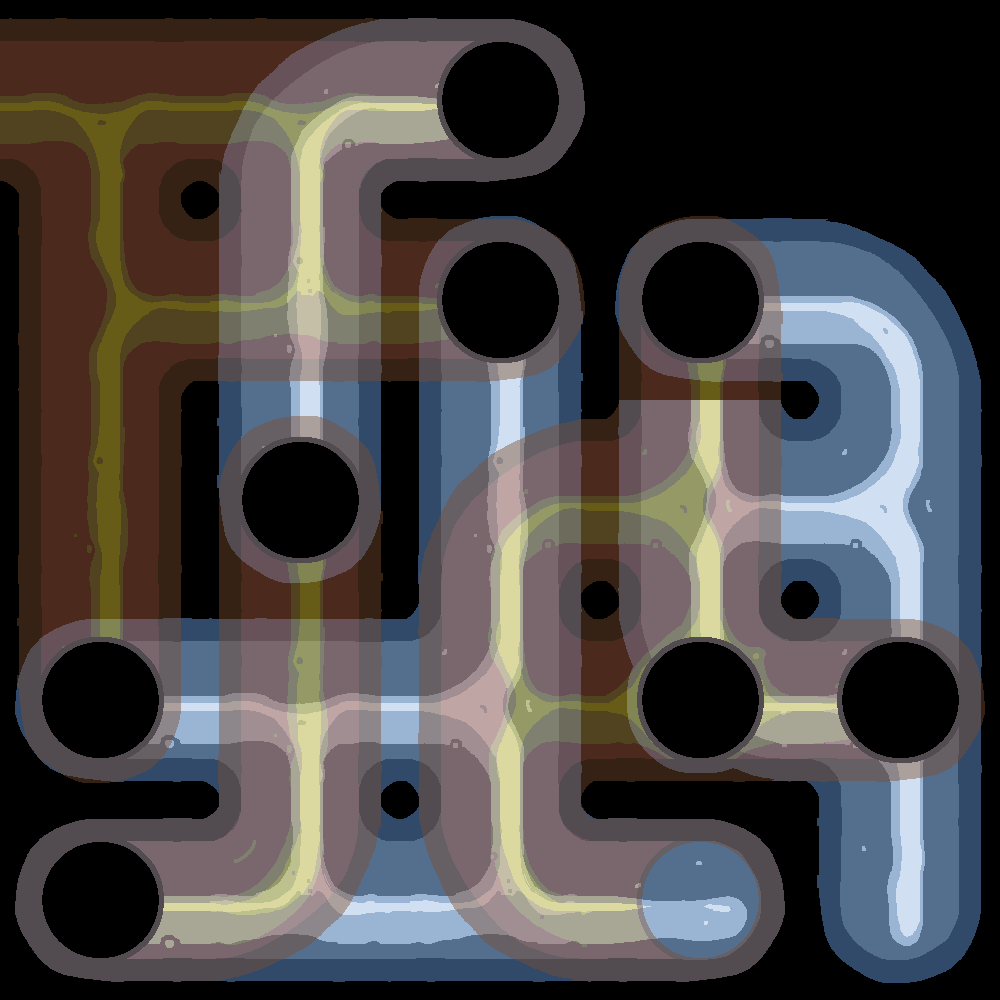

A 2D game scene composited from a Tiled map and its tileset images. What follows is a short description and the map's XML, with each tile layer's data collapsed to a summary:
An orthogonal 5x5 tile map with 200x200 px tiles, 2 tile layers (pipes1, pipes2), 2 tilesets and 13 objects (9x connection, entry, rat, door, goal).

<map version="1.0" orientation="orthogonal" width="5" height="5" tilewidth="200" tileheight="200">
 <tileset firstgid="1" name="pipeTilesetBase1" tilewidth="200" tileheight="200" spacing="1" margin="1">
  <image source="pipeTilesetBase1.png" width="1609" height="805" />
  <tile id="0">
   <properties>
    <property name="down" value="1" />
    <property name="left" value="0" />
    <property name="right" value="0" />
    <property name="up" value="0" />
   </properties>
  </tile>
  <tile id="1">
   <properties>
    <property name="down" value="1" />
    <property name="left" value="1" />
    <property name="right" value="1" />
    <property name="up" value="1" />
   </properties>
  </tile>
  <tile id="2">
   <properties>
    <property name="down" value="1" />
    <property name="left" value="1" />
    <property name="right" value="1" />
    <property name="up" value="0" />
   </properties>
  </tile>
  <tile id="3">
   <properties>
    <property name="down" value="1" />
    <property name="left" value="1" />
    <property name="right" value="0" />
    <property name="up" value="0" />
   </properties>
  </tile>
  <tile id="4">
   <properties>
    <property name="down" value="1" />
    <property name="left" value="0" />
    <property name="right" value="0" />
    <property name="up" value="0" />
   </properties>
  </tile>
  <tile id="5">
   <properties>
    <property name="down" value="1" />
    <property name="left" value="1" />
    <property name="right" value="1" />
    <property name="up" value="1" />
   </properties>
  </tile>
  <tile id="6">
   <properties>
    <property name="down" value="1" />
    <property name="left" value="1" />
    <property name="right" value="1" />
    <property name="up" value="0" />
   </properties>
  </tile>
  <tile id="7">
   <properties>
    <property name="down" value="1" />
    <property name="left" value="1" />
    <property name="right" value="0" />
    <property name="up" value="0" />
   </properties>
  </tile>
  <tile id="8">
   <properties>
    <property name="down" value="0" />
    <property name="left" value="0" />
    <property name="right" value="0" />
    <property name="up" value="1" />
   </properties>
  </tile>
  <tile id="9">
   <properties>
    <property name="down" value="0" />
    <property name="left" value="1" />
    <property name="right" value="1" />
    <property name="up" value="0" />
   </properties>
  </tile>
  <tile id="10">
   <properties>
    <property name="down" value="0" />
    <property name="left" value="1" />
    <property name="right" value="1" />
    <property name="up" value="1" />
   </properties>
  </tile>
  <tile id="11">
   <properties>
    <property name="down" value="0" />
    <property name="left" value="0" />
    <property name="right" value="1" />
    <property name="up" value="1" />
   </properties>
  </tile>
  <tile id="12">
   <properties>
    <property name="down" value="0" />
    <property name="left" value="0" />
    <property name="right" value="0" />
    <property name="up" value="1" />
   </properties>
  </tile>
  <tile id="13">
   <properties>
    <property name="down" value="0" />
    <property name="left" value="1" />
    <property name="right" value="1" />
    <property name="up" value="0" />
   </properties>
  </tile>
  <tile id="14">
   <properties>
    <property name="down" value="0" />
    <property name="left" value="1" />
    <property name="right" value="1" />
    <property name="up" value="1" />
   </properties>
  </tile>
  <tile id="15">
   <properties>
    <property name="down" value="0" />
    <property name="left" value="0" />
    <property name="right" value="1" />
    <property name="up" value="1" />
   </properties>
  </tile>
  <tile id="16">
   <properties>
    <property name="down" value="0" />
    <property name="left" value="0" />
    <property name="right" value="1" />
    <property name="up" value="0" />
   </properties>
  </tile>
  <tile id="17">
   <properties>
    <property name="down" value="1" />
    <property name="left" value="0" />
    <property name="right" value="0" />
    <property name="up" value="1" />
   </properties>
  </tile>
  <tile id="18">
   <properties>
    <property name="down" value="1" />
    <property name="left" value="0" />
    <property name="right" value="1" />
    <property name="up" value="1" />
   </properties>
  </tile>
  <tile id="19">
   <properties>
    <property name="down" value="1" />
    <property name="left" value="0" />
    <property name="right" value="1" />
    <property name="up" value="0" />
   </properties>
  </tile>
  <tile id="20">
   <properties>
    <property name="down" value="0" />
    <property name="left" value="1" />
    <property name="right" value="0" />
    <property name="up" value="0" />
   </properties>
  </tile>
  <tile id="21">
   <properties>
    <property name="down" value="1" />
    <property name="left" value="0" />
    <property name="right" value="0" />
    <property name="up" value="1" />
   </properties>
  </tile>
  <tile id="22">
   <properties>
    <property name="down" value="1" />
    <property name="left" value="0" />
    <property name="right" value="1" />
    <property name="up" value="1" />
   </properties>
  </tile>
  <tile id="23">
   <properties>
    <property name="down" value="1" />
    <property name="left" value="0" />
    <property name="right" value="1" />
    <property name="up" value="0" />
   </properties>
  </tile>
  <tile id="24">
   <properties>
    <property name="down" value="0" />
    <property name="left" value="1" />
    <property name="right" value="0" />
    <property name="up" value="0" />
   </properties>
  </tile>
  <tile id="26">
   <properties>
    <property name="down" value="1" />
    <property name="left" value="1" />
    <property name="right" value="0" />
    <property name="up" value="1" />
   </properties>
  </tile>
  <tile id="27">
   <properties>
    <property name="down" value="0" />
    <property name="left" value="1" />
    <property name="right" value="0" />
    <property name="up" value="1" />
   </properties>
  </tile>
  <tile id="28">
   <properties>
    <property name="down" value="0" />
    <property name="left" value="1" />
    <property name="right" value="0" />
    <property name="up" value="0" />
   </properties>
  </tile>
  <tile id="30">
   <properties>
    <property name="down" value="1" />
    <property name="left" value="1" />
    <property name="right" value="0" />
    <property name="up" value="1" />
   </properties>
  </tile>
  <tile id="31">
   <properties>
    <property name="down" value="0" />
    <property name="left" value="1" />
    <property name="right" value="0" />
    <property name="up" value="1" />
   </properties>
  </tile>
 </tileset>
 <tileset firstgid="33" name="pipeTilesetBase2" tilewidth="200" tileheight="200" spacing="1" margin="1">
  <image source="pipeTilesetBase2.png" width="1609" height="805" />
  <tile id="0">
   <properties>
    <property name="down" value="1" />
    <property name="left" value="0" />
    <property name="right" value="0" />
    <property name="up" value="0" />
   </properties>
  </tile>
  <tile id="1">
   <properties>
    <property name="down" value="1" />
    <property name="left" value="1" />
    <property name="right" value="1" />
    <property name="up" value="1" />
   </properties>
  </tile>
  <tile id="2">
   <properties>
    <property name="down" value="1" />
    <property name="left" value="1" />
    <property name="right" value="1" />
    <property name="up" value="0" />
   </properties>
  </tile>
  <tile id="3">
   <properties>
    <property name="down" value="1" />
    <property name="left" value="1" />
    <property name="right" value="0" />
    <property name="up" value="0" />
   </properties>
  </tile>
  <tile id="4">
   <properties>
    <property name="down" value="1" />
    <property name="left" value="0" />
    <property name="right" value="0" />
    <property name="up" value="0" />
   </properties>
  </tile>
  <tile id="5">
   <properties>
    <property name="down" value="1" />
    <property name="left" value="1" />
    <property name="right" value="1" />
    <property name="up" value="1" />
   </properties>
  </tile>
  <tile id="6">
   <properties>
    <property name="down" value="1" />
    <property name="left" value="1" />
    <property name="right" value="1" />
    <property name="up" value="0" />
   </properties>
  </tile>
  <tile id="7">
   <properties>
    <property name="down" value="1" />
    <property name="left" value="1" />
    <property name="right" value="0" />
    <property name="up" value="0" />
   </properties>
  </tile>
  <tile id="8">
   <properties>
    <property name="down" value="0" />
    <property name="left" value="0" />
    <property name="right" value="0" />
    <property name="up" value="1" />
   </properties>
  </tile>
  <tile id="9">
   <properties>
    <property name="down" value="0" />
    <property name="left" value="1" />
    <property name="right" value="1" />
    <property name="up" value="0" />
   </properties>
  </tile>
  <tile id="10">
   <properties>
    <property name="down" value="0" />
    <property name="left" value="1" />
    <property name="right" value="1" />
    <property name="up" value="1" />
   </properties>
  </tile>
  <tile id="11">
   <properties>
    <property name="down" value="0" />
    <property name="left" value="0" />
    <property name="right" value="1" />
    <property name="up" value="1" />
   </properties>
  </tile>
  <tile id="12">
   <properties>
    <property name="down" value="0" />
    <property name="left" value="0" />
    <property name="right" value="0" />
    <property name="up" value="1" />
   </properties>
  </tile>
  <tile id="13">
   <properties>
    <property name="down" value="0" />
    <property name="left" value="1" />
    <property name="right" value="1" />
    <property name="up" value="0" />
   </properties>
  </tile>
  <tile id="14">
   <properties>
    <property name="down" value="0" />
    <property name="left" value="1" />
    <property name="right" value="1" />
    <property name="up" value="1" />
   </properties>
  </tile>
  <tile id="15">
   <properties>
    <property name="down" value="0" />
    <property name="left" value="0" />
    <property name="right" value="1" />
    <property name="up" value="1" />
   </properties>
  </tile>
  <tile id="16">
   <properties>
    <property name="down" value="0" />
    <property name="left" value="0" />
    <property name="right" value="1" />
    <property name="up" value="0" />
   </properties>
  </tile>
  <tile id="17">
   <properties>
    <property name="down" value="1" />
    <property name="left" value="0" />
    <property name="right" value="0" />
    <property name="up" value="1" />
   </properties>
  </tile>
  <tile id="18">
   <properties>
    <property name="down" value="1" />
    <property name="left" value="0" />
    <property name="right" value="1" />
    <property name="up" value="1" />
   </properties>
  </tile>
  <tile id="19">
   <properties>
    <property name="down" value="1" />
    <property name="left" value="0" />
    <property name="right" value="1" />
    <property name="up" value="0" />
   </properties>
  </tile>
  <tile id="20">
   <properties>
    <property name="down" value="0" />
    <property name="left" value="1" />
    <property name="right" value="0" />
    <property name="up" value="0" />
   </properties>
  </tile>
  <tile id="21">
   <properties>
    <property name="down" value="1" />
    <property name="left" value="0" />
    <property name="right" value="0" />
    <property name="up" value="1" />
   </properties>
  </tile>
  <tile id="22">
   <properties>
    <property name="down" value="1" />
    <property name="left" value="0" />
    <property name="right" value="1" />
    <property name="up" value="1" />
   </properties>
  </tile>
  <tile id="23">
   <properties>
    <property name="down" value="1" />
    <property name="left" value="0" />
    <property name="right" value="1" />
    <property name="up" value="0" />
   </properties>
  </tile>
  <tile id="24">
   <properties>
    <property name="down" value="0" />
    <property name="left" value="1" />
    <property name="right" value="0" />
    <property name="up" value="0" />
   </properties>
  </tile>
  <tile id="26">
   <properties>
    <property name="down" value="1" />
    <property name="left" value="1" />
    <property name="right" value="0" />
    <property name="up" value="1" />
   </properties>
  </tile>
  <tile id="27">
   <properties>
    <property name="down" value="0" />
    <property name="left" value="1" />
    <property name="right" value="0" />
    <property name="up" value="1" />
   </properties>
  </tile>
  <tile id="28">
   <properties>
    <property name="down" value="0" />
    <property name="left" value="1" />
    <property name="right" value="0" />
    <property name="up" value="0" />
   </properties>
  </tile>
  <tile id="30">
   <properties>
    <property name="down" value="1" />
    <property name="left" value="1" />
    <property name="right" value="0" />
    <property name="up" value="1" />
   </properties>
  </tile>
  <tile id="31">
   <properties>
    <property name="down" value="0" />
    <property name="left" value="1" />
    <property name="right" value="0" />
    <property name="up" value="1" />
   </properties>
  </tile>
 </tileset>
 <layer name="pipes1" width="5" height="5">
  <properties>
   <property name="z" value="1" />
  </properties>
  <data>[25 cells, 20 non-empty, 15 distinct tile ids]</data>
 </layer>
 <layer name="pipes2" width="5" height="5" opacity="0.44">
  <properties>
   <property name="z" value="2" />
  </properties>
  <data>[25 cells, 20 non-empty, 13 distinct tile ids]</data>
 </layer>
 <objectgroup name="meta" width="5" height="5">
  <object name="entry" x="43" y="66" width="104" height="100">
   <properties>
    <property name="facing" value="right" />
    <property name="layer" value="2" />
   </properties>
  </object>
  <object name="connection" x="440" y="49" width="117" height="108">
   <ellipse />
  </object>
  <object name="connection" x="243" y="445" width="117" height="108">
   <ellipse />
  </object>
  <object name="rat" x="817" y="478" width="161" height="59">
   <properties>
    <property name="color" value="yellow" />
    <property name="layer" value="1" />
   </properties>
  </object>
  <object name="door" x="868" y="720" width="69" height="66">
   <properties>
    <property name="color" value="yellow" />
    <property name="edge" value="bottom" />
    <property name="layer" value="1" />
   </properties>
  </object>
  <object name="goal" x="862" y="859" width="74" height="71">
   <properties>
    <property name="layer" value="1" />
   </properties>
   <ellipse />
  </object>
  <object name="connection" x="39" y="838" width="117" height="108">
   <ellipse />
  </object>
  <object name="connection" x="450" y="253" width="117" height="108">
   <ellipse />
  </object>
  <object name="connection" x="38" y="627" width="117" height="108">
   <ellipse />
  </object>
  <object name="connection" x="630" y="646" width="117" height="108">
   <ellipse />
  </object>
  <object name="connection" x="622" y="238" width="117" height="108">
   <ellipse />
  </object>
  <object name="connection" x="833" y="648" width="117" height="108">
   <ellipse />
  </object>
  <object name="connection" x="645" y="851" width="117" height="108">
   <ellipse />
  </object>
 </objectgroup>
</map>
